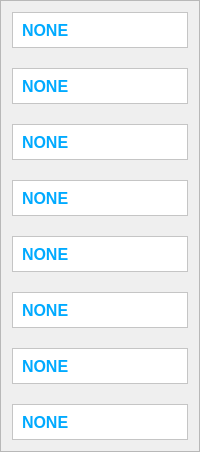
           <widget class="QFrame" name="frame">
            <property name="minimumSize">
             <size>
              <width>0</width>
              <height>441</height>
             </size>
            </property>
            <property name="frameShape">
             <enum>QFrame::StyledPanel</enum>
            </property>
            <property name="frameShadow">
             <enum>QFrame::Raised</enum>
            </property>
            <layout class="QVBoxLayout" name="verticalLayout_10">
             <property name="spacing">
              <number>20</number>
             </property>
             <item>
              <widget class="QFrame" name="frame_3">
               <property name="maximumSize">
                <size>
                 <width>16777215</width>
                 <height>36</height>
                </size>
               </property>
               <property name="styleSheet">
                <string notr="true">
background-color: rgb(255, 255, 255);</string>
               </property>
               <property name="frameShape">
                <enum>QFrame::StyledPanel</enum>
               </property>
               <property name="frameShadow">
                <enum>QFrame::Raised</enum>
               </property>
               <layout class="QVBoxLayout" name="verticalLayout_2">
                <item>
                 <widget class="QLabel" name="label_izq_8">
                  <property name="font">
                   <font>
                    <family>SansSerif</family>
                    <pointsize>12</pointsize>
                    <weight>75</weight>
                    <bold>true</bold>
                   </font>
                  </property>
                  <property name="styleSheet">
                   <string notr="true">color: rgb(0, 170, 255);</string>
                  </property>
                  <property name="text">
                   <string>NONE</string>
                  </property>
                  <property name="alignment">
                   <set>Qt::AlignLeading|Qt::AlignLeft|Qt::AlignVCenter</set>
                  </property>
                 </widget>
                </item>
               </layout>
              </widget>
             </item>
             <item>
              <widget class="QFrame" name="frame_4">
               <property name="maximumSize">
                <size>
                 <width>16777215</width>
                 <height>36</height>
                </size>
               </property>
               <property name="styleSheet">
                <string notr="true">
background-color: rgb(255, 255, 255);</string>
               </property>
               <property name="frameShape">
                <enum>QFrame::StyledPanel</enum>
               </property>
               <property name="frameShadow">
                <enum>QFrame::Raised</enum>
               </property>
               <layout class="QVBoxLayout" name="verticalLayout_3">
                <item>
                 <widget class="QLabel" name="label_izq_9">
                  <property name="font">
                   <font>
                    <family>SansSerif</family>
                    <pointsize>12</pointsize>
                    <weight>75</weight>
                    <bold>true</bold>
                   </font>
                  </property>
                  <property name="styleSheet">
                   <string notr="true">color: rgb(0, 170, 255);</string>
                  </property>
                  <property name="text">
                   <string>NONE</string>
                  </property>
                  <property name="alignment">
                   <set>Qt::AlignLeading|Qt::AlignLeft|Qt::AlignVCenter</set>
                  </property>
                 </widget>
                </item>
               </layout>
              </widget>
             </item>
             <item>
              <widget class="QFrame" name="frame_7">
               <property name="maximumSize">
                <size>
                 <width>16777215</width>
                 <height>36</height>
                </size>
               </property>
               <property name="styleSheet">
                <string notr="true">
background-color: rgb(255, 255, 255);</string>
               </property>
               <property name="frameShape">
                <enum>QFrame::StyledPanel</enum>
               </property>
               <property name="frameShadow">
                <enum>QFrame::Raised</enum>
               </property>
               <layout class="QVBoxLayout" name="verticalLayout_4">
                <item>
                 <widget class="QLabel" name="label_izq_10">
                  <property name="font">
                   <font>
                    <family>SansSerif</family>
                    <pointsize>12</pointsize>
                    <weight>75</weight>
                    <bold>true</bold>
                   </font>
                  </property>
                  <property name="styleSheet">
                   <string notr="true">color: rgb(0, 170, 255);</string>
                  </property>
                  <property name="text">
                   <string>NONE</string>
                  </property>
                 </widget>
                </item>
               </layout>
              </widget>
             </item>
             <item>
              <widget class="QFrame" name="frame_8">
               <property name="maximumSize">
                <size>
                 <width>16777215</width>
                 <height>36</height>
                </size>
               </property>
               <property name="styleSheet">
                <string notr="true">
background-color: rgb(255, 255, 255);</string>
               </property>
               <property name="frameShape">
                <enum>QFrame::StyledPanel</enum>
               </property>
               <property name="frameShadow">
                <enum>QFrame::Raised</enum>
               </property>
               <layout class="QVBoxLayout" name="verticalLayout_5">
                <item>
                 <widget class="QLabel" name="label_izq_11">
                  <property name="font">
                   <font>
                    <family>SansSerif</family>
                    <pointsize>12</pointsize>
                    <weight>75</weight>
                    <bold>true</bold>
                   </font>
                  </property>
                  <property name="styleSheet">
                   <string notr="true">color: rgb(0, 170, 255);</string>
                  </property>
                  <property name="text">
                   <string>NONE</string>
                  </property>
                 </widget>
                </item>
               </layout>
              </widget>
             </item>
             <item>
              <widget class="QFrame" name="frame_11">
               <property name="maximumSize">
                <size>
                 <width>16777215</width>
                 <height>36</height>
                </size>
               </property>
               <property name="styleSheet">
                <string notr="true">
background-color: rgb(255, 255, 255);</string>
               </property>
               <property name="frameShape">
                <enum>QFrame::StyledPanel</enum>
               </property>
               <property name="frameShadow">
                <enum>QFrame::Raised</enum>
               </property>
               <layout class="QVBoxLayout" name="verticalLayout_7">
                <item>
                 <widget class="QLabel" name="label_izq_12">
                  <property name="font">
                   <font>
                    <family>SansSerif</family>
                    <pointsize>12</pointsize>
                    <weight>75</weight>
                    <bold>true</bold>
                   </font>
                  </property>
                  <property name="styleSheet">
                   <string notr="true">color: rgb(0, 170, 255);</string>
                  </property>
                  <property name="text">
                   <string>NONE</string>
                  </property>
                 </widget>
                </item>
               </layout>
              </widget>
             </item>
             <item>
              <widget class="QFrame" name="frame_9">
               <property name="maximumSize">
                <size>
                 <width>16777215</width>
                 <height>36</height>
                </size>
               </property>
               <property name="styleSheet">
                <string notr="true">
background-color: rgb(255, 255, 255);</string>
               </property>
               <property name="frameShape">
                <enum>QFrame::StyledPanel</enum>
               </property>
               <property name="frameShadow">
                <enum>QFrame::Raised</enum>
               </property>
               <layout class="QVBoxLayout" name="verticalLayout_6">
                <item>
                 <widget class="QLabel" name="label_izq_13">
                  <property name="font">
                   <font>
                    <family>SansSerif</family>
                    <pointsize>12</pointsize>
                    <weight>75</weight>
                    <bold>true</bold>
                   </font>
                  </property>
                  <property name="styleSheet">
                   <string notr="true">color: rgb(0, 170, 255);</string>
                  </property>
                  <property name="text">
                   <string>NONE</string>
                  </property>
                 </widget>
                </item>
               </layout>
              </widget>
             </item>
             <item>
              <widget class="QFrame" name="frame_12">
               <property name="maximumSize">
                <size>
                 <width>16777215</width>
                 <height>36</height>
                </size>
               </property>
               <property name="styleSheet">
                <string notr="true">
background-color: rgb(255, 255, 255);</string>
               </property>
               <property name="frameShape">
                <enum>QFrame::StyledPanel</enum>
               </property>
               <property name="frameShadow">
                <enum>QFrame::Raised</enum>
               </property>
               <layout class="QVBoxLayout" name="verticalLayout_8">
                <item>
                 <widget class="QLabel" name="label_izq_14">
                  <property name="font">
                   <font>
                    <family>SansSerif</family>
                    <pointsize>12</pointsize>
                    <weight>75</weight>
                    <bold>true</bold>
                   </font>
                  </property>
                  <property name="styleSheet">
                   <string notr="true">color: rgb(0, 170, 255);</string>
                  </property>
                  <property name="text">
                   <string>NONE</string>
                  </property>
                 </widget>
                </item>
               </layout>
              </widget>
             </item>
             <item>
              <widget class="QFrame" name="frame_13">
               <property name="maximumSize">
                <size>
                 <width>16777215</width>
                 <height>36</height>
                </size>
               </property>
               <property name="styleSheet">
                <string notr="true">
background-color: rgb(255, 255, 255);</string>
               </property>
               <property name="frameShape">
                <enum>QFrame::StyledPanel</enum>
               </property>
               <property name="frameShadow">
                <enum>QFrame::Raised</enum>
               </property>
               <layout class="QVBoxLayout" name="verticalLayout_9">
                <item>
                 <widget class="QLabel" name="label_izq_15">
                  <property name="font">
                   <font>
                    <family>SansSerif</family>
                    <pointsize>12</pointsize>
                    <weight>75</weight>
                    <bold>true</bold>
                   </font>
                  </property>
                  <property name="styleSheet">
                   <string notr="true">color: rgb(0, 170, 255);</string>
                  </property>
                  <property name="text">
                   <string>NONE</string>
                  </property>
                 </widget>
                </item>
               </layout>
              </widget>
             </item>
            </layout>
           </widget>
